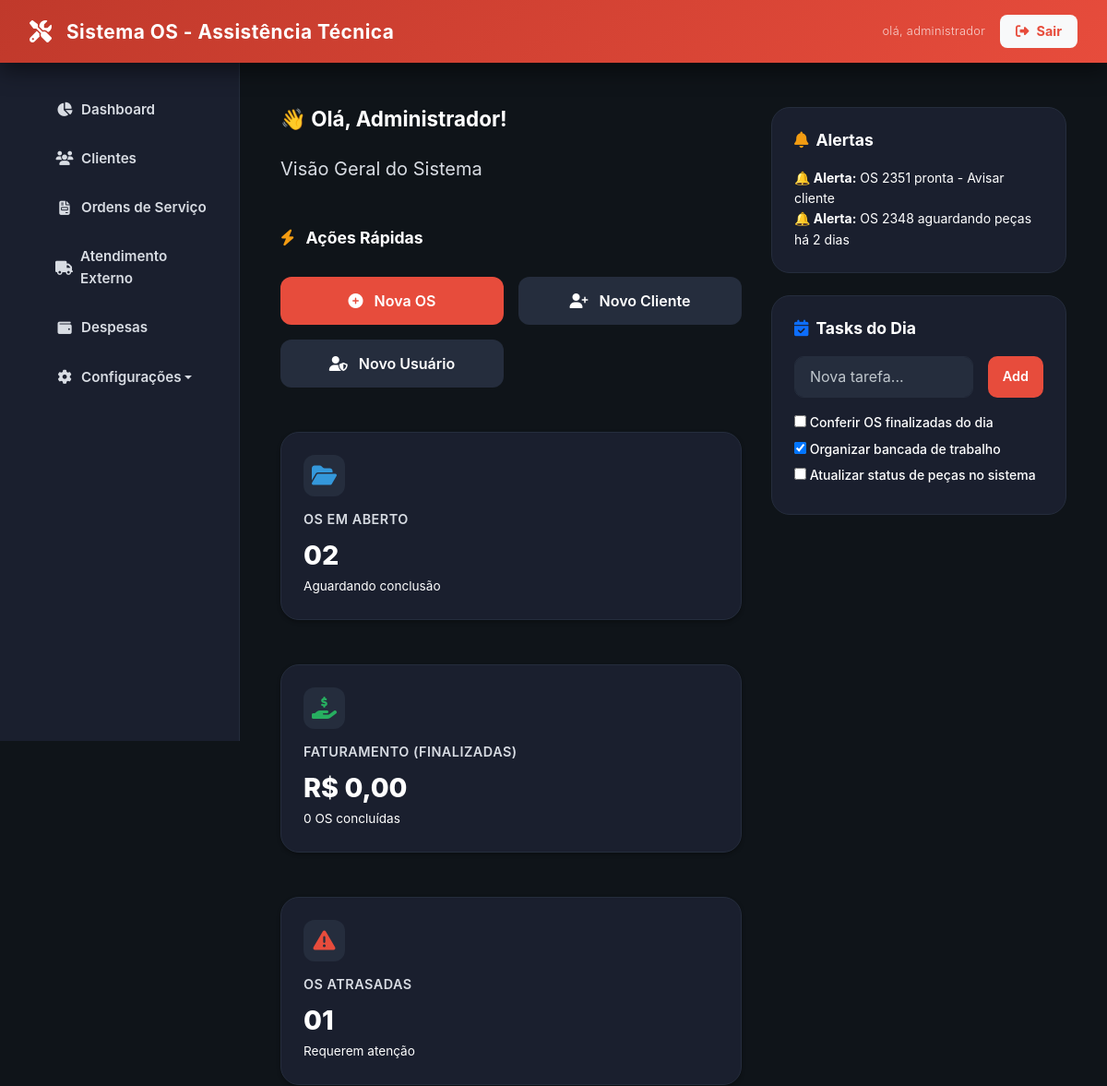
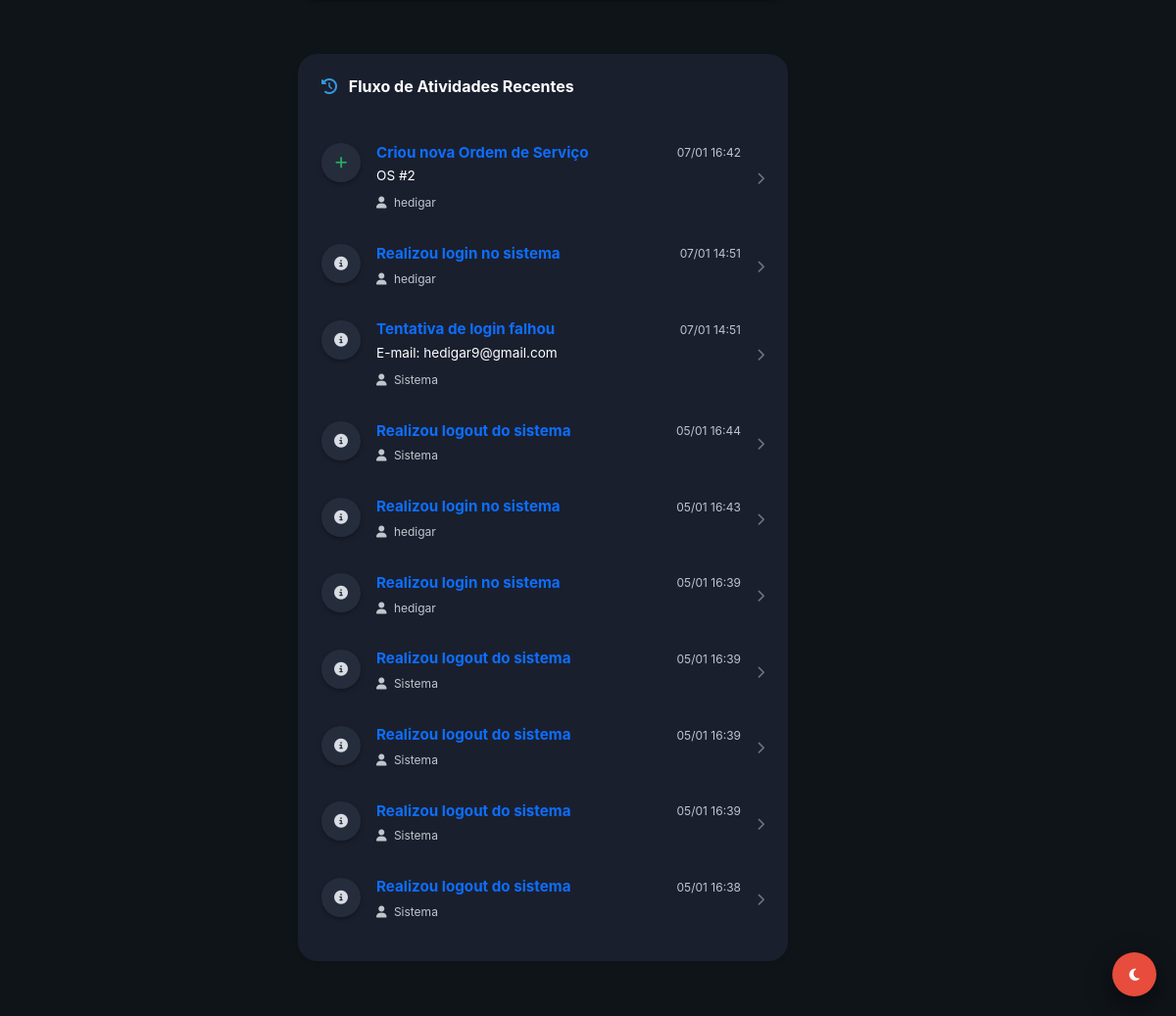
/dashboard (signed in), run on the app's committed database (2 pictures, top to bottom).
### tables this page shows
CREATE TABLE `logs` (
  `id` int NOT NULL,
  `usuario_id` int DEFAULT NULL,
  `acao` varchar(150) DEFAULT NULL,
  `referencia` varchar(150) DEFAULT NULL,
  `ip_address` varchar(45) DEFAULT NULL,
  `user_agent` text,
  `dados_anteriores` json DEFAULT NULL,
  `dados_novos` json DEFAULT NULL,
  `created_at` timestamp NULL DEFAULT CURRENT_TIMESTAMP
);

CREATE TABLE `usuarios` (
  `id` int NOT NULL,
  `nome` varchar(100) NOT NULL,
  `email` varchar(100) NOT NULL,
  `senha` varchar(255) NOT NULL,
  `nivel_acesso` varchar(50) NOT NULL,
  `trocar_senha` tinyint(1) DEFAULT '1',
  `ativo` tinyint(1) DEFAULT '1',
  `created_at` timestamp NULL DEFAULT CURRENT_TIMESTAMP
);

### app/Core/Controller.php (called while the page is built, shortened)
<?php
abstract class Controller
{
    protected function view(string $view, array $data = []): void
    {
        extract($data);
        $path = __DIR__ . "/../Views/{$view}.php";
        require $path;
    }
}

### app/Controllers/BaseController.php (called while the page is built, shortened)
<?php
abstract class BaseController extends Controller
{
    protected function render(string $view, array $data = []): void
    {
        $data['content'] = __DIR__ . "/../Views/{$view}.php";
        $this->view('layout/main', $data);
    }
}

### app/Controllers/DashboardController.php (called while the page is built, shortened)
<?php
class DashboardController extends BaseController
{
    public function index()
    {
        $user = Auth::user();
        $osModel = new \App\Models\OrdemServico();
        $db = $osModel->getConnection();
        $sqlAbertas = "SELECT COUNT(*) as total FROM ordens_servico WHERE status_atual_id NOT IN (5, 6) AND ativo = 1";
        $stmtAbertas = $db->query($sqlAbertas);
        $totalAbertas = $stmtAbertas->fetch(\PDO::FETCH_ASSOC)['total'];
        $sqlFinalizadas = "SELECT COUNT(*) as total, SUM(valor_total_os) as valor_total FROM ordens_servico WHERE status_atual_id = 5 AND ativo = 1";
        $stmtFinalizadas = $db->query($sqlFinalizadas);
        $dadosFinalizadas = $stmtFinalizadas->fetch(\PDO::FETCH_ASSOC);
        $totalFinalizadas = $dadosFinalizadas['total'];
        $valorFinalizadas = $dadosFinalizadas['valor_total'] ?? 0;
        $sqlAtrasadas = "SELECT COUNT(*) as total FROM ordens_servico WHERE status_atual_id NOT IN (5, 6) AND ativo = 1 AND created_at < DATE_SUB(NOW(), INTERVAL 3 DAY)";
        $stmtAtrasadas = $db->query($sqlAtrasadas);
        $totalAtrasadas = $stmtAtrasadas->fetch(\PDO::FETCH_ASSOC)['total'];
        $logModel = new \App\Models\Log();
        $atividades = $logModel->getRecentes(10);
        $this->render('dashboard/index', [
            'title' => 'Dashboard',
            'user' => $user,
            'stats' => [
                'total_abertas' => $totalAbertas,
                'total_finalizadas' => $totalFinalizadas,
                'valor_finalizadas' => $valorFinalizadas,
                'total_atrasadas' => $totalAtrasadas
            ],
            'atividades' => $atividades
        ]);
    }
}

### public/index.php (called while the page is built, shortened)
<?php
$router = require_once __DIR__ . '/../app/routes.php';
$uri = trim(parse_url($_SERVER['REQUEST_URI'], PHP_URL_PATH), '/');
$method = $_SERVER['REQUEST_METHOD'];
$router->dispatch($uri, $method);

### app/Core/Auth.php (called while the page is built, shortened)
<?php
class Auth
{
    public static function user(): ?array
    {
        return $_SESSION['user'] ?? null;
    }
    public static function isAdmin(): bool
    {
        $nivel = $_SESSION['user']['nivel_acesso'] ?? '';
        return in_array($nivel, ['admin', '1', 1], true);
    }
}

### app/Core/Database.php (called while the page is built, shortened)
<?php
class Database
{
    private static ?Database $instance = null;
    private PDO $conn;
    private function __construct()
    {
        $host = DB_HOST;
        $db   = DB_NAME;
        $user = DB_USER;
        $pass = DB_PASS;
        $charset = 'utf8mb4';
        $dsn = "mysql:host=$host;dbname=$db;charset=$charset";
        $options = [
            PDO::ATTR_ERRMODE            => PDO::ERRMODE_EXCEPTION,
            PDO::ATTR_DEFAULT_FETCH_MODE => PDO::FETCH_ASSOC,
            PDO::ATTR_EMULATE_PREPARES   => false,
            PDO::MYSQL_ATTR_INIT_COMMAND => "SET NAMES utf8mb4"
        ];
        try {
            $this->conn = new PDO($dsn, $user, $pass, $options);
        } catch (PDOException $e) {
            error_log("Erro de Conexão com o Banco de Dados: " . $e->getMessage());
            if (($_ENV['APP_DEBUG'] ?? 'false') === 'true') {
                die("Erro de Conexão: " . $e->getMessage());
            }
            die("Erro de Conexão: Por favor, tente novamente mais tarde.");
        }
    }
    public static function getInstance(): Database
    {
        if (self::$instance === null) {
            self::$instance = new self();
        }
        return self::$instance;
    }
    public function getConnection(): PDO
    {
        return $this->conn;
    }
}

### app/Core/Model.php (called while the page is built, shortened)
<?php
abstract class Model
{
    protected PDO $db;
    public function __construct()
    {
        $this->db = Database::getInstance()->getConnection();
    }
    public function getConnection(): PDO
    {
        return $this->db;
    }
}

### app/Models/Log.php (called while the page is built, shortened)
<?php
class Log extends Model
{
    protected string $table = 'logs';
    public function getRecentes(int $limit = 50): array
    {
        $sql = "SELECT l.*, u.nome as usuario_nome
                FROM {$this->table} l
                LEFT JOIN usuarios u ON l.usuario_id = u.id
                ORDER BY l.created_at DESC
                LIMIT :limit";
        $stmt = $this->db->prepare($sql);
        $stmt->bindValue(':limit', $limit, \PDO::PARAM_INT);
        $stmt->execute();
        return $stmt->fetchAll(\PDO::FETCH_ASSOC) ?: [];
    }
}

### app/Views/dashboard/index.php (the view, shortened to what this page needs)
<?php
require_once __DIR__ . '/../layout/main.php';
?>
<div class="container">
    <div class="dashboard-grid">
        <div class="main-content-area">
            <div class="mb-5">
                <h1 class="fw-bold">👋 Olá, <?php echo htmlspecialchars($user['nome'] ?? 'Usuário'); ?>!</h1>
                <p class="text-secondary fs-5">
                    <?php
                    if (Auth::isAdmin()) echo "Visão Geral do Sistema";
                    elseif (Auth::isTecnico()) echo "Painel de Manutenção e Ordens";
                    else echo "Painel de Atendimento e Recepção";
                    ?>
                </p>
            </div>
            <div class="mb-5">
                <h2 class="mb-4 fw-bold"><i class="fas fa-bolt text-warning me-2"></i> Ações Rápidas</h2>
                <div class="quick-actions">
                    <a href="<?php echo BASE_URL; ?>ordens/form" class="btn btn-primary">
                        <i class="fas fa-plus-circle"></i> Nova OS
                    </a>
                    <a href="<?php echo BASE_URL; ?>clientes/criar" class="btn btn-secondary">
                        <i class="fas fa-user-plus"></i> Novo Cliente
                    </a>
                    <?php if (Auth::isAdmin()): ?>
                        <a href="<?php echo BASE_URL; ?>usuarios/criar" class="btn btn-secondary">
                            <i class="fas fa-user-shield"></i> Novo Usuário
                        </a>
                    <?php endif; ?>
                </div>
            </div>
            <div class="dashboard-cards">
                <div class="card stat-card">
                    <div>
                        <div class="stat-icon"><i class="fas fa-folder-open text-info"></i></div>
                        <h2>OS em Aberto</h2>
                    </div>
                    <div>
                        <p class="card-value info-text"><?php echo str_pad($stats['total_abertas'], 2, '0', STR_PAD_LEFT); ?></p>
                        <p class="fs-sm text-muted m-0">Aguardando conclusão</p>
                    </div>
                </div>
                <?php if (Auth::isAdmin()): ?>
                    <div class="card stat-card">
                        <div>
                            <div class="stat-icon"><i class="fas fa-hand-holding-usd text-success"></i></div>
                            <h2>Faturamento (Finalizadas)</h2>
                        </div>
                        <div>
                            <p class="card-value success-text">R$ <?php echo number_format($stats['valor_finalizadas'], 2, ',', '.'); ?></p>
                            <p class="fs-sm text-muted m-0"><?php echo $stats['total_finalizadas']; ?> OS concluídas</p>
                        </div>
                    </div>
                <?php endif; ?>
                <div class="card stat-card">
                    <div>
                        <div class="stat-icon"><i class="fas fa-exclamation-triangle text-danger"></i></div>
                        <h2>OS Atrasadas</h2>
                    </div>
                    <div>
                        <p class="card-value danger-text"><?php echo str_pad($stats['total_atrasadas'], 2, '0', STR_PAD_LEFT); ?></p>
                        <p class="fs-sm text-muted m-0">Requerem atenção</p>
                    </div>
                </div>
            </div>
            <div class="card border-0 shadow-sm p-4" style="border-radius: 20px; background: var(--bg-secondary);">
    <h3 class="mb-4 fw-bold"><i class="fas fa-history text-info me-2"></i> Fluxo de Atividades Recentes</h3>
    <div class="activity-feed">
        <?php if (empty($atividades)): ?>
            <p class="text-muted text-center py-4">Nenhuma atividade registrada recentemente.</p>
        <?php else: ?>
            <div class="list-group list-group-flush bg-transparent">
                <?php foreach ($atividades as $log): ?>
                    <?php
                        $referencia = $log['referencia'] ?? '';
                        $acao = $log['acao'] ?? '';
                        $osId = null;
                        if (preg_match('/#(\d+)/', $referencia, $matches)) {
                            $osId = $matches[1];
                        }
                        $link = "#";
                        if ($osId && (strpos($referencia, 'Ordem') !== false || strpos($referencia, 'OS') !== false)) {
                            $link = (defined('BASE_URL') ? BASE_URL : '') . "ordens/view?id=" . $osId;
                        } elseif (preg_match('/Cliente #(\d+)/', $referencia, $matches)) {
                            $link = (defined('BASE_URL') ? BASE_URL : '') . "clientes/view?id=" . $matches[1];
                        }
                    ?>
                    <a href="<?php echo $link; ?>" class="list-group-item list-group-item-action bg-transparent border-0 px-0 py-3 d-flex align-items-start gap-3">
                        <div class="activity-icon bg-tertiary rounded-circle d-flex align-items-center justify-content-center" style="width: 40px; height: 40px; flex-shrink: 0;">
                            <?php
                                if (strpos($acao, 'Criou') !== false) echo '<i class="fas fa-plus text-success"></i>';
                                elseif (strpos($acao, 'Excluiu') !== false) echo '<i class="fas fa-trash text-danger"></i>';
                                elseif (strpos($acao, 'Atualizou') !== false) echo '<i class="fas fa-edit text-warning"></i>';
                                elseif (strpos($acao, 'Status') !== false) echo '<i class="fas fa-sync text-info"></i>';
                                else echo '<i class="fas fa-info-circle text-secondary"></i>';
                            ?>
                        </div>
                        <div class="flex-grow-1">
                            <div class="d-flex justify-content-between align-items-center mb-1">
                                <h6 class="mb-0 fw-bold text-primary" style="font-size: 0.95rem;">
                                    <?php echo htmlspecialchars($acao); ?>
                                </h6>
                                <small class="text-muted" style="font-size: 0.75rem;">
                                    <?php echo isset($log['created_at']) ? date('d/m H:i', strtotime($log['created_at'])) : '--/--'; ?>
                                </small>
                            </div>
                            <p class="mb-1 text-secondary" style="font-size: 0.85rem;">
                                <?php echo htmlspecialchars($referencia); ?>
                            </p>
                            <small class="text-muted" style="font-size: 0.75rem;">
                                <i class="fas fa-user me-1"></i> <?php echo htmlspecialchars($log['usuario_nome'] ?? 'Sistema'); ?>
                            </small>
                        </div>
                        <div class="align-self-center">
                            <i class="fas fa-chevron-right text-muted opacity-50" style="font-size: 0.8rem;"></i>
                        </div>
                    </a>
                <?php endforeach; ?>
            </div>
        <?php endif; ?>
    </div>
</div>
        </div>
        <aside class="tasks-sidebar-content">
            <div class="tasks-section">
                <h3><i class="fas fa-bell text-warning"></i> Alertas</h3>
                <div id="alerts-container">
                </div>
            </div>
            <div class="tasks-section">
                <h3><i class="fas fa-calendar-check text-primary"></i> Tasks do Dia</h3>
                <div class="d-flex gap-2 mb-3">
                    <input type="text" id="new-task-input" class="form-control" placeholder="Nova tarefa..." style="border-radius: 10px;">
                    <button id="add-task-btn" class="btn btn-primary btn-sm" style="border-radius: 10px; padding: 0 15px;">Add</button>
                </div>
                <div id="task-list">
                </div>
            </div>
        </aside>
    </div>
</div>

### app/Core/Router.php (shortened to what this page needs)
<?php
class Router
{
    protected array $routes = [];
    public function add(string $method, string $uri, string $controller): void
    {
        $this->routes[] = [
            'uri' => trim($uri, '/'),
            'controller' => $controller,
            'method' => strtoupper($method),
        ];
    }
    public function dispatch(string $uri, string $method): void
    {
        $uri = trim($uri, '/');
        $method = strtoupper($method);
        foreach ($this->routes as $route) {
            if ($route['uri'] === $uri && $route['method'] === $method) {
                $parts = explode('@', $route['controller']);
                $action = $parts[1] ?? 'index';
                $controller = new $controllerClass();
                $controller->$action();
                return;
            }
        }
    }
}

### data on the page
logs: acao "Criou nova Ordem de Serviço", created_at "07/01 16:42", referencia "OS #2", usuario.nome "hedigar"
logs: acao "Realizou login no sistema", created_at "07/01 14:51", usuario.nome "hedigar"
logs: acao "Tentativa de login falhou", created_at "07/01 14:51", referencia "E-mail: hedigar9@gmail.com", usuario_nome "Sistema"
logs: acao "Realizou logout do sistema", created_at "05/01 16:44", usuario_nome "Sistema"
logs: acao "Realizou login no sistema", created_at "05/01 16:43", usuario.nome "hedigar"
logs: acao "Realizou login no sistema", created_at "05/01 16:39", usuario.nome "hedigar"
logs: acao "Realizou logout do sistema", created_at "05/01 16:39", usuario_nome "Sistema"
logs: acao "Realizou logout do sistema", created_at "05/01 16:39", usuario_nome "Sistema"
logs: acao "Realizou logout do sistema", created_at "05/01 16:39", usuario_nome "Sistema"
logs: acao "Realizou logout do sistema", created_at "05/01 16:38", usuario_nome "Sistema"

### other printed values
str_pad($stats['total_abertas'], 2, '0', STR_PAD_LEFT) "02"
str_pad($stats['total_atrasadas'], 2, '0', STR_PAD_LEFT) "01"
